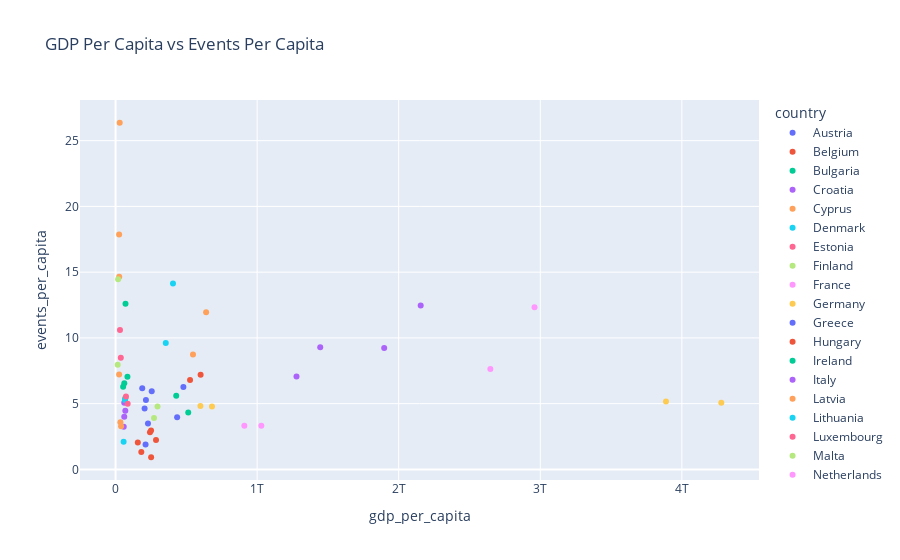

Notebook code for this chart:
### Code cell
import plotly.express as px
fig = px.scatter(combined_data, x='gdp_per_capita', y='events_per_capita', color='country', title='GDP Per Capita vs Events Per Capita')
fig.show()



# # creates a scatter plot of the number of events per capita and the gdp per capita
# # each point should represent a country in a given year, and different countries should be different colors
# import matplotlib.pyplot as plt

# # colors = {
# #     'Belgium': 'red',
# #     'France': 'blue',
# #     'Germany': 'green',
# #     'Italy': 'purple',
# #     'Spain': 'orange',
# #     'United States': 'black',
# #     'United Kingdom': 'pink',
# #     'Australia': 'brown'
# # }
# # colors = {
# #     'Egypt': 'red',
# #     'South Africa': 'blue',
# #     'Kenya': 'green',
# #     'Somalia': 'purple'
# # }
# plt.scatter(combined_data['gdp_per_capita'], combined_data['events_per_capita'], c=combined_data['country'].apply(lambda x: colors[x]))
# plt.xlabel('GDP per Capita')
# plt.ylabel('Events per Capita')
# plt.title('GDP Per Capita vs Events Per Capita')
# plt.show()

### Figure 1 — Plotly figure (JSON) as saved in the notebook; plotly's stock layout.template omitted (floating-point values rounded to 4 significant figures)
{"data": [{"hovertemplate": "country=Austria<br>gdp_per_capita=%{x}<br>events_per_capita=%{y}<extra></extra>", "legendgroup": "Austria", "marker": {"color": "#636efa", "symbol": "circle"}, "mode": "markers", "name": "Austria", "orientation": "v", "showlegend": true, "type": "scatter", "x": [435000000000.0, 479300000000.0], "xaxis": "x", "y": [3.97, 6.275], "yaxis": "y"}, {"hovertemplate": "country=Belgium<br>gdp_per_capita=%{x}<br>events_per_capita=%{y}<extra></extra>", "legendgroup": "Belgium", "marker": {"color": "#EF553B", "symbol": "circle"}, "mode": "markers", "name": "Belgium", "orientation": "v", "showlegend": true, "type": "scatter", "x": [526300000000.0, 600700000000.0], "xaxis": "x", "y": [6.795, 7.19], "yaxis": "y"}, {"hovertemplate": "country=Bulgaria<br>gdp_per_capita=%{x}<br>events_per_capita=%{y}<extra></extra>", "legendgroup": "Bulgaria", "marker": {"color": "#00cc96", "symbol": "circle"}, "mode": "markers", "name": "Bulgaria", "orientation": "v", "showlegend": true, "type": "scatter", "x": [66370000000.0, 68880000000.0, 70370000000.0, 84040000000.0], "xaxis": "x", "y": [5.21, 5.419, 12.59, 7.052], "yaxis": "y"}, {"hovertemplate": "country=Croatia<br>gdp_per_capita=%{x}<br>events_per_capita=%{y}<extra></extra>", "legendgroup": "Croatia", "marker": {"color": "#ab63fa", "symbol": "circle"}, "mode": "markers", "name": "Croatia", "orientation": "v", "showlegend": true, "type": "scatter", "x": [61480000000.0, 61470000000.0, 57760000000.0, 69080000000.0], "xaxis": "x", "y": [4.012, 5.067, 3.236, 4.46], "yaxis": "y"}, {"hovertemplate": "country=Cyprus<br>gdp_per_capita=%{x}<br>events_per_capita=%{y}<extra></extra>", "legendgroup": "Cyprus", "marker": {"color": "#FFA15A", "symbol": "circle"}, "mode": "markers", "name": "Cyprus", "orientation": "v", "showlegend": true, "type": "scatter", "x": [25520000000.0, 25950000000.0, 25230000000.0, 29480000000.0], "xaxis": "x", "y": [7.22, 14.65, 17.86, 26.36], "yaxis": "y"}, {"hovertemplate": "country=Denmark<br>gdp_per_capita=%{x}<br>events_per_capita=%{y}<extra></extra>", "legendgroup": "Denmark", "marker": {"color": "#19d3f3", "symbol": "circle"}, "mode": "markers", "name": "Denmark", "orientation": "v", "showlegend": true, "type": "scatter", "x": [354800000000.0, 405700000000.0], "xaxis": "x", "y": [9.62, 14.14], "yaxis": "y"}, {"hovertemplate": "country=Estonia<br>gdp_per_capita=%{x}<br>events_per_capita=%{y}<extra></extra>", "legendgroup": "Estonia", "marker": {"color": "#FF6692", "symbol": "circle"}, "mode": "markers", "name": "Estonia", "orientation": "v", "showlegend": true, "type": "scatter", "x": [31370000000.0, 37190000000.0], "xaxis": "x", "y": [10.61, 8.49], "yaxis": "y"}, {"hovertemplate": "country=Finland<br>gdp_per_capita=%{x}<br>events_per_capita=%{y}<extra></extra>", "legendgroup": "Finland", "marker": {"color": "#B6E880", "symbol": "circle"}, "mode": "markers", "name": "Finland", "orientation": "v", "showlegend": true, "type": "scatter", "x": [271900000000.0, 296500000000.0], "xaxis": "x", "y": [3.906, 4.783], "yaxis": "y"}, {"hovertemplate": "country=France<br>gdp_per_capita=%{x}<br>events_per_capita=%{y}<extra></extra>", "legendgroup": "France", "marker": {"color": "#FF97FF", "symbol": "circle"}, "mode": "markers", "name": "France", "orientation": "v", "showlegend": true, "type": "scatter", "x": [2647000000000.0, 2959000000000.0], "xaxis": "x", "y": [7.644, 12.33], "yaxis": "y"}, {"hovertemplate": "country=Germany<br>gdp_per_capita=%{x}<br>events_per_capita=%{y}<extra></extra>", "legendgroup": "Germany", "marker": {"color": "#FECB52", "symbol": "circle"}, "mode": "markers", "name": "Germany", "orientation": "v", "showlegend": true, "type": "scatter", "x": [3888000000000.0, 4279000000000.0], "xaxis": "x", "y": [5.161, 5.066], "yaxis": "y"}, {"hovertemplate": "country=Greece<br>gdp_per_capita=%{x}<br>events_per_capita=%{y}<extra></extra>", "legendgroup": "Greece", "marker": {"color": "#636efa", "symbol": "circle"}, "mode": "markers", "name": "Greece", "orientation": "v", "showlegend": true, "type": "scatter", "x": [212000000000.0, 205300000000.0, 188500000000.0, 214700000000.0], "xaxis": "x", "y": [1.891, 4.636, 6.169, 5.279], "yaxis": "y"}, {"hovertemplate": "country=Hungary<br>gdp_per_capita=%{x}<br>events_per_capita=%{y}<extra></extra>", "legendgroup": "Hungary", "marker": {"color": "#EF553B", "symbol": "circle"}, "mode": "markers", "name": "Hungary", "orientation": "v", "showlegend": true, "type": "scatter", "x": [157200000000.0, 182100000000.0], "xaxis": "x", "y": [2.041, 1.318], "yaxis": "y"}, {"hovertemplate": "country=Ireland<br>gdp_per_capita=%{x}<br>events_per_capita=%{y}<extra></extra>", "legendgroup": "Ireland", "marker": {"color": "#00cc96", "symbol": "circle"}, "mode": "markers", "name": "Ireland", "orientation": "v", "showlegend": true, "type": "scatter", "x": [428600000000.0, 513400000000.0], "xaxis": "x", "y": [5.596, 4.331], "yaxis": "y"}, {"hovertemplate": "country=Italy<br>gdp_per_capita=%{x}<br>events_per_capita=%{y}<extra></extra>", "legendgroup": "Italy", "marker": {"color": "#ab63fa", "symbol": "circle"}, "mode": "markers", "name": "Italy", "orientation": "v", "showlegend": true, "type": "scatter", "x": [1897000000000.0, 2155000000000.0], "xaxis": "x", "y": [9.233, 12.46], "yaxis": "y"}, {"hovertemplate": "country=Latvia<br>gdp_per_capita=%{x}<br>events_per_capita=%{y}<extra></extra>", "legendgroup": "Latvia", "marker": {"color": "#FFA15A", "symbol": "circle"}, "mode": "markers", "name": "Latvia", "orientation": "v", "showlegend": true, "type": "scatter", "x": [34390000000.0, 39440000000.0], "xaxis": "x", "y": [3.578, 3.29], "yaxis": "y"}, {"hovertemplate": "country=Lithuania<br>gdp_per_capita=%{x}<br>events_per_capita=%{y}<extra></extra>", "legendgroup": "Lithuania", "marker": {"color": "#19d3f3", "symbol": "circle"}, "mode": "markers", "name": "Lithuania", "orientation": "v", "showlegend": true, "type": "scatter", "x": [56960000000.0, 66800000000.0], "xaxis": "x", "y": [2.111, 5.284], "yaxis": "y"}, {"hovertemplate": "country=Luxembourg<br>gdp_per_capita=%{x}<br>events_per_capita=%{y}<extra></extra>", "legendgroup": "Luxembourg", "marker": {"color": "#FF6692", "symbol": "circle"}, "mode": "markers", "name": "Luxembourg", "orientation": "v", "showlegend": true, "type": "scatter", "x": [73700000000.0, 85580000000.0], "xaxis": "x", "y": [5.552, 5.0], "yaxis": "y"}, {"hovertemplate": "country=Malta<br>gdp_per_capita=%{x}<br>events_per_capita=%{y}<extra></extra>", "legendgroup": "Malta", "marker": {"color": "#B6E880", "symbol": "circle"}, "mode": "markers", "name": "Malta", "orientation": "v", "showlegend": true, "type": "scatter", "x": [15250000000.0, 18090000000.0], "xaxis": "x", "y": [7.956, 14.46], "yaxis": "y"}, {"hovertemplate": "country=Netherlands<br>gdp_per_capita=%{x}<br>events_per_capita=%{y}<extra></extra>", "legendgroup": "Netherlands", "marker": {"color": "#FF97FF", "symbol": "circle"}, "mode": "markers", "name": "Netherlands", "orientation": "v", "showlegend": true, "type": "scatter", "x": [909800000000.0, 1030000000000.0], "xaxis": "x", "y": [3.325, 3.325], "yaxis": "y"}, {"hovertemplate": "country=Poland<br>gdp_per_capita=%{x}<br>events_per_capita=%{y}<extra></extra>", "legendgroup": "Poland", "marker": {"color": "#FECB52", "symbol": "circle"}, "mode": "markers", "name": "Poland", "orientation": "v", "showlegend": true, "type": "scatter", "x": [599400000000.0, 681300000000.0], "xaxis": "x", "y": [4.821, 4.784], "yaxis": "y"}, {"hovertemplate": "country=Portugal<br>gdp_per_capita=%{x}<br>events_per_capita=%{y}<extra></extra>", "legendgroup": "Portugal", "marker": {"color": "#636efa", "symbol": "circle"}, "mode": "markers", "name": "Portugal", "orientation": "v", "showlegend": true, "type": "scatter", "x": [229000000000.0, 255500000000.0], "xaxis": "x", "y": [3.486, 5.945], "yaxis": "y"}, {"hovertemplate": "country=Romania<br>gdp_per_capita=%{x}<br>events_per_capita=%{y}<extra></extra>", "legendgroup": "Romania", "marker": {"color": "#EF553B", "symbol": "circle"}, "mode": "markers", "name": "Romania", "orientation": "v", "showlegend": true, "type": "scatter", "x": [243300000000.0, 251000000000.0, 251400000000.0, 285800000000.0], "xaxis": "x", "y": [2.835, 2.958, 0.9239, 2.228], "yaxis": "y"}, {"hovertemplate": "country=Slovenia<br>gdp_per_capita=%{x}<br>events_per_capita=%{y}<extra></extra>", "legendgroup": "Slovenia", "marker": {"color": "#00cc96", "symbol": "circle"}, "mode": "markers", "name": "Slovenia", "orientation": "v", "showlegend": true, "type": "scatter", "x": [53730000000.0, 61830000000.0], "xaxis": "x", "y": [6.278, 6.546], "yaxis": "y"}, {"hovertemplate": "country=Spain<br>gdp_per_capita=%{x}<br>events_per_capita=%{y}<extra></extra>", "legendgroup": "Spain", "marker": {"color": "#ab63fa", "symbol": "circle"}, "mode": "markers", "name": "Spain", "orientation": "v", "showlegend": true, "type": "scatter", "x": [1278000000000.0, 1446000000000.0], "xaxis": "x", "y": [7.068, 9.29], "yaxis": "y"}, {"hovertemplate": "country=Sweden<br>gdp_per_capita=%{x}<br>events_per_capita=%{y}<extra></extra>", "legendgroup": "Sweden", "marker": {"color": "#FFA15A", "symbol": "circle"}, "mode": "markers", "name": "Sweden", "orientation": "v", "showlegend": true, "type": "scatter", "x": [547100000000.0, 639700000000.0], "xaxis": "x", "y": [8.731, 11.94], "yaxis": "y"}], "layout": {"legend": {"title": {"text": "country"}, "tracegroupgap": 0}, "title": {"text": "GDP Per Capita vs Events Per Capita"}, "xaxis": {"anchor": "y", "domain": [0, 1], "title": {"text": "gdp_per_capita"}}, "yaxis": {"anchor": "x", "domain": [0, 1], "title": {"text": "events_per_capita"}}}}
